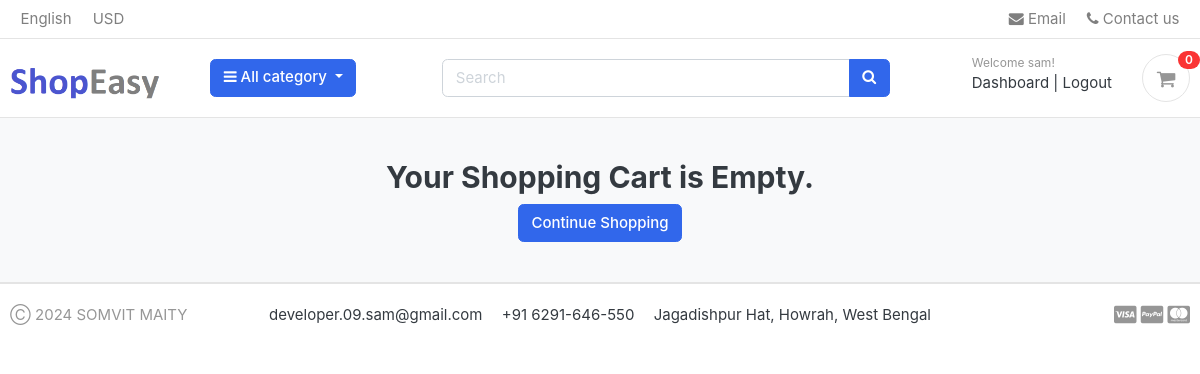
The page /cart/ (signed in) on the database as committed earlier.
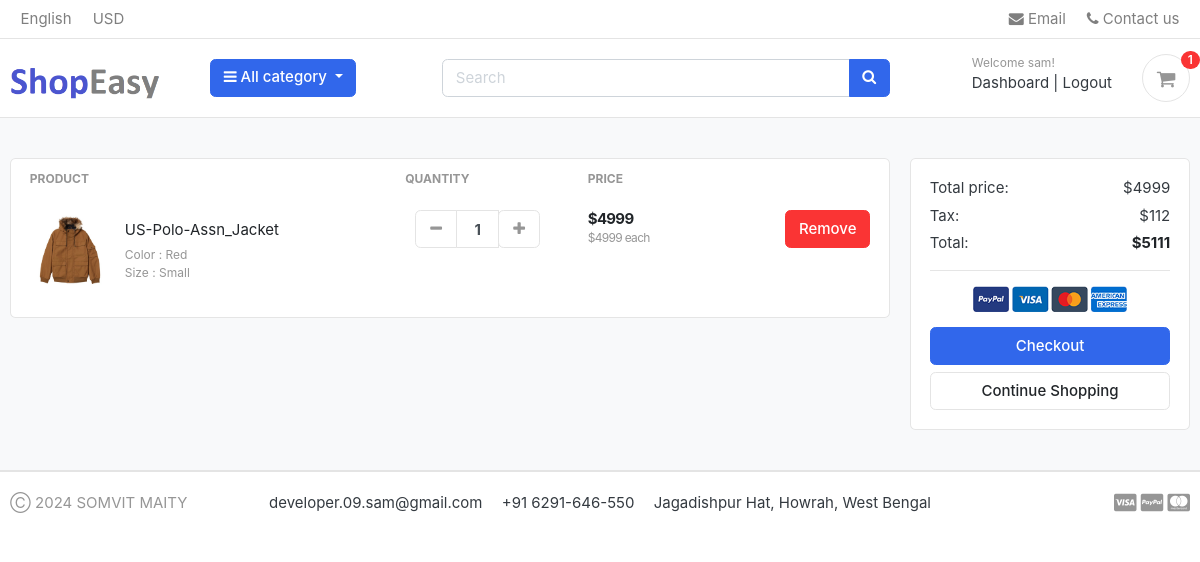
The same page on the database as committed later.
### carts/models.py (models this page shows, shortened)
class CartItem(models.Model):
    user = models.ForeignKey(Accounts, on_delete=models.CASCADE, null=True)
    product = models.ForeignKey(Product, on_delete=models.CASCADE)
    variations = models.ManyToManyField(VariationModel, blank=True)
    cart = models.ForeignKey(Cart, on_delete=models.CASCADE, null=True)
    quantity = models.IntegerField()
    is_active = models.BooleanField(default=True)
    class Meta:
        verbose_name = 'CartItem'
        verbose_name_plural = 'Cartitems'
    def sub_total(self):
        return self.product.price * self.quantity

### store/models.py (models this page shows, shortened)
class Product(models.Model):
    product_name = models.CharField(max_length=250, unique=True)
    slug = models.SlugField(max_length=250, unique=True)
    description = models.TextField(max_length=450, blank=True)
    price = models.IntegerField()
    images = models.ImageField(upload_to='photos/products')
    stock = models.IntegerField()
    is_available = models.BooleanField(default=True)
    category = models.ForeignKey(Category, on_delete=models.CASCADE)
    created_date = models.DateTimeField(auto_now_add=True)
    modified_date = models.DateTimeField(auto_now=True)
    def get_url(self):
        return reverse('product_details', args=[self.category.slug, self.slug])

class VariationModel(models.Model):
    product = models.ForeignKey(Product, on_delete=models.CASCADE)
    variation_category = models.CharField(max_length=100, choices=variation_choices)
    variation_value = models.CharField(max_length=150)
    is_active = models.BooleanField(default=True)
    created_date = models.DateTimeField(auto_now_add=True)
    objects = VariationManager()

### carts/views.py (the view)
# urls.py: path('', views.cart, name='cart'),
def cart(request, total=0, quantity=0, cart_items=None):
    try:
        tax = 0
        grand_total = 0
        if request.user.is_authenticated:
            cart_items = CartItem.objects.filter(user=request.user, is_active=True)
        else:
            cart = Cart.objects.get(cart_id=_cart_id(request))
            cart_items = CartItem.objects.filter(cart=cart, is_active=True)
        for item in cart_items:
            total += (item.product.price) * item.quantity
            quantity += item.quantity
        tax = int(total * (2.25 / 100))
        grand_total = int(tax + total)
    except ObjectDoesNotExist:
        pass
    data = dict(
        total=total,
        quantity=quantity,
        cart_items=cart_items,
        tax=tax,
        grand_total=grand_total,
    )
    return render(request, 'store/cart.html', data)

### carts/context_processors.py (called while the page is built)
def counter(request):
    count = 0
    if 'admin' in request.path:
        return {}
    else:
        cart = Cart.objects.filter(cart_id=_cart_id(request))
        if request.user.is_authenticated:
            cart_items = CartItem.objects.all().filter(user=request.user)
        else:
            cart_items = CartItem.objects.all().filter(cart=cart[:1])
        try:
            for item in cart_items:
                count += item.quantity
        except Cart.DoesNotExist:
            count = 0
        return dict(count=count)

### carts/views.py (called while the page is built)
def _cart_id(request):
    cart_item_session_key = request.session.session_key
    if not cart_item_session_key:
        cart_item_session_key = request.session.create()
    return cart_item_session_key

### category/context_processors.py (called while the page is built)
def menu_links(request):
    links = Category.objects.all()
    return dict(links=links)

### category/models.py (called while the page is built)
    def get_url(self):
        return reverse('product_by_categories', args=[self.slug])

### templates/store/cart.html (shortened to what this page needs)
{% extends 'base.html' %}
{% load static %}
{% block content %}
<section class="section-content padding-y bg">
<div class="container">
{% if not cart_items %}
<h2 class="text-center">Your Shopping Cart is Empty.</h2>
<div class="text-center">
	<a href="{% url 'store' %}" class="btn btn-primary btn-large" button>Continue Shopping</a>
</div>
{% else %}
<div class="row">
	<aside class="col-lg-9">
<div class="card">
<table class="table table-borderless table-shopping-cart">
<thead class="text-muted">
<tr class="small text-uppercase">
  <th scope="col">Product</th>
  <th scope="col" width="120">Quantity</th>
  <th scope="col" width="120">Price</th>
  <th scope="col" class="text-right" width="200"> </th>
</tr>
</thead>
<tbody>
{% for i in cart_items %}
<tr>
	<td>
		<figure class="itemside align-items-center">
			<div class="aside"><img src="{{i.product.images.url}}" class="img-sm"></div>
			<figcaption class="info">
				<a href="{{ i.product.get_url }}" class="title text-dark">{{i.product.product_name}}</a>
				<p class="text-muted small">
					{% if i.variations.all %}
						{% for j in i.variations.all %}
							{{j.variation_category | capfirst}} : {{j.variation_value}}  <br>
						{% endfor %}
					{% endif %}
				</p>
			</figcaption>
		</figure>
	</td>
	<td>
					<div class="col">
						<div class="input-group input-spinner">
							<div class="input-group-prepend">
							<a href="{% url 'remove_cart' i.product.id i.id %}" class="btn btn-light" type="button" id="button-plus"> <i class="fa fa-minus"></i> </a>
							</div>
							<input type="text" class="form-control"  value="{{i.quantity}}">
							<div class="input-group-append">
								<form action="{% url 'add_cart' i.product.id %}" method="POST">
									<button class="btn btn-light" type="submit" id="button-minus"> <i class="fa fa-plus"></i> </button>
								</form>
							</div>
						</div>
					</div>
	</td>
	<td>
		<div class="price-wrap">
			<var class="price">${{i.sub_total}}</var>
			<small class="text-muted"> ${{i.product.price}} each </small>
		</div>
	</td>
	<td class="text-right">
	<a href="{% url 'remove_cart_item' i.product.id i.id %}" onclick="return confirm('Are you sure to reove this item from cart?')" class="btn btn-danger"> Remove</a>
	</td>
</tr>
{% endfor %}
</tbody>
</table>
</div>
	</aside>
	<aside class="col-lg-3">
		<div class="card">
		<div class="card-body">
			<dl class="dlist-align">
			  <dt>Total price:</dt>
			  <dd class="text-right">${{total}}</dd>
			</dl>
			<dl class="dlist-align">
			  <dt>Tax:</dt>
			  <dd class="text-right"> ${{tax}}</dd>
			</dl>
			<dl class="dlist-align">
			  <dt>Total:</dt>
			  <dd class="text-right text-dark b"><strong>${{grand_total}}</strong></dd>
			</dl>
			<hr>
			<p class="text-center mb-3">
				<img src="{% static 'images/misc/payments.png' %}" height="26">
			</p>
			<a href="{% url 'checkout' %}" class="btn btn-primary btn-block"> Checkout </a>
			<a href="{% url 'store' %}" class="btn btn-light btn-block">Continue Shopping</a>
		</div>
		</div>
</aside>
</div>
{% endif %}
</div>
</section>
{% endblock %}

### templates/includes/header.html (shortened to what this page needs)
{% load static %}
<header class="section-header">
{% include 'includes/navbar.html' %}
<section class="header-main border-bottom">
  <div class="container">
<div class="row align-items-center">
  <div class="col-lg-2 col-md-3 col-6">
    <a href="{% url 'home' %}" class="brand-wrap">
    </a>
  </div>
  <div class="col-lg col-sm col-md col-6 flex-grow-0">
    <div class="category-wrap dropdown d-inline-block float-right">
      <button type="button" class="btn btn-primary dropdown-toggle" data-toggle="dropdown">
        <i class="fa fa-bars"></i> All category
      </button>
    </div>
  </div>
<a href="{% url 'store' %}" class="btn btn-outline-primary">Store</a>
  <div class="col-lg  col-md-6 col-sm-12 col">
    <form action="{% url 'search' %}" class="search" method="GET">
      <div class="input-group w-100">
          <input type="text" class="form-control" style="width:60%;" placeholder="Search" name='keyword'>
          <div class="input-group-append">
            <button class="btn btn-primary" type="submit">
              <i class="fa fa-search"></i>
            </button>
          </div>
        </div>
    </form>
  </div>
  <div class="col-lg-3 col-sm-6 col-8 order-2 order-lg-3">
        <div class="d-flex justify-content-end mb-3 mb-lg-0">
          {% if user.id is None %}
          <div class="widget-header">
            <small class="title text-muted">Welcome guest!</small>
            <div>
              <a href="{% url 'signin' %}">Sign in</a> <span class="dark-transp"> | </span>
              <a href="{% url 'register' %}"> Register</a>
            </div>
          </div>
          {% else %}
          <div class="widget-header">
            <small class="title text-muted">Welcome {{user.full_name}}!</small>
            <div>
              <a href="{% url 'dashboard' %}">Dashboard</a> <span class="dark-transp"> | </span>
              <a href="{% url 'logout' %}">Logout</a>
            </div>
          </div>
          {% endif %}
          <a href="{% url 'cart' %}" class="widget-header pl-3 ml-3">
            <div class="icon icon-sm rounded-circle border"><i class="fa fa-shopping-cart"></i></div>
            <span class="badge badge-pill badge-danger notify">{{count}}</span>
          </a>
        </div>
      </div>
</div>
  </div>
</section>
</header>

Rows that differ between the two databases and show on the page:
added CartItem: product.images (picture), product.product_name "US-Polo-Assn_Jacket", quantity "1", sub_total "4999", product.price "4999"
now on this page (row unchanged): VariationModel: variation_category "Color", variation_value "Red"
now on this page (row unchanged): VariationModel: variation_category "Size", variation_value "Small"
Other text that changed with them:
{{ count }}: "0" → "1"
{{ total }}: (not shown) → "4999"
{{ tax }}: (not shown) → "112"
{{ grand_total }}: (not shown) → "5111"
text no longer shown: "Your Shopping Cart is Empty."
text now shown: "PRODUCT QUANTITY PRICE Total price: $ Tax: $ Total: $ Checkout"
